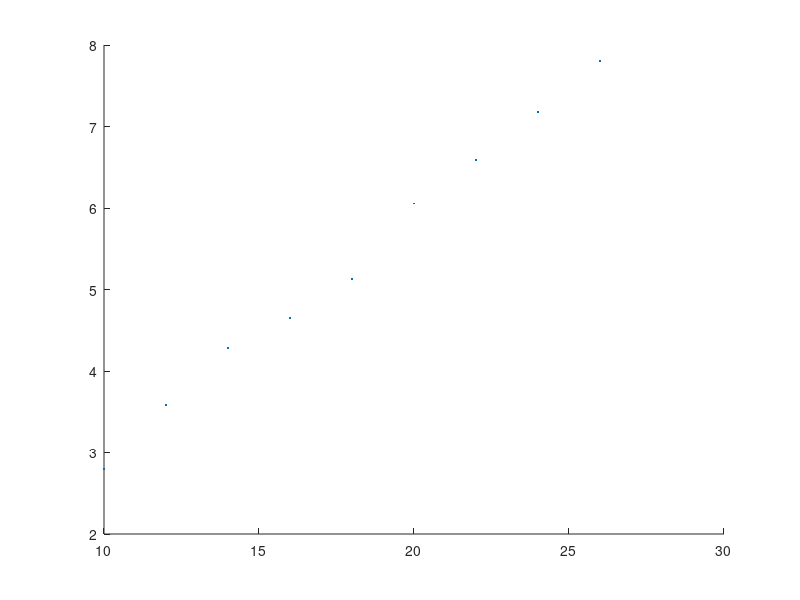

The MATLAB script that drew this image: (Note: this script raises an error after producing the figure.)
u =(10:2:26);
i =[0.065 0.081 0.099 0.117 0.137 0.156 0.177 0.200 0.220];
v1=[2.795 3.582 4.286 4.648 5.133 6.056 6.587 7.180 7.803];
r=0.5*103.84*10^(-3);
s=pi*r*r;
rho=1.185;
p0=u.*i
p1=0.5.*rho.*s.*(v1.^3)
ita=p1./p0

uv=scatter(u, v1, 20, '.k');
set(uv, 'Size', 20);
